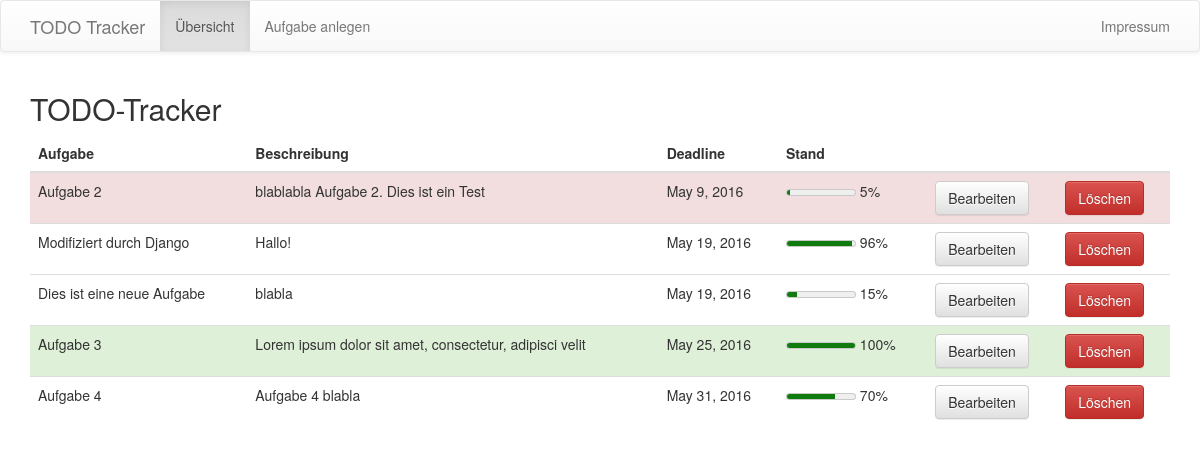
The app's page /, older data.
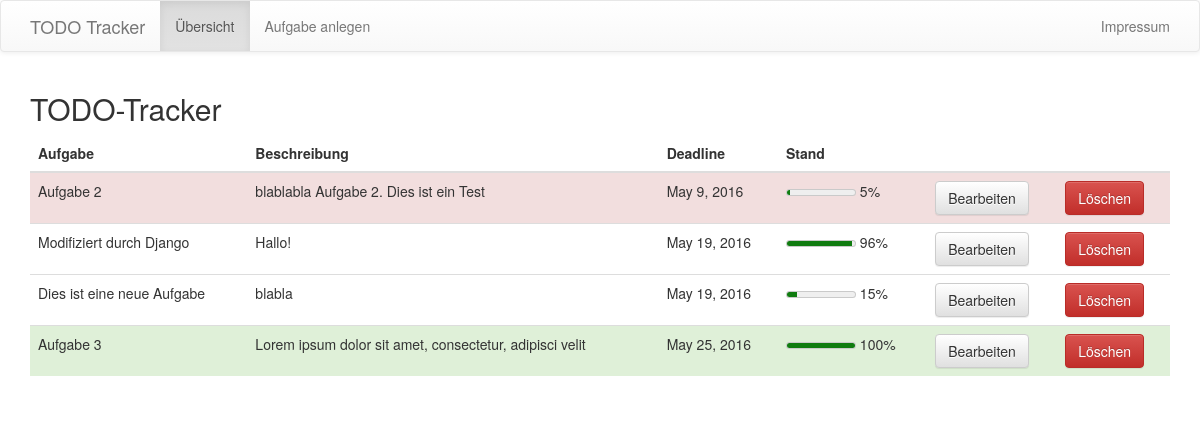
The same page, newer data.
### todotracker/models.py (models this page shows, shortened)
class Task(models.Model):
    title = models.CharField(max_length=200)	# Name der Aufgabe
    text = models.TextField()					# Beschreibung
    deadline = models.DateField(default=timezone.now) # Deadline
    state = models.IntegerField(default=0, validators=[MaxValueValidator(100), MinValueValidator(0)])	# Stand (mind 0, max 100, 0 ist der Defaultwert)

### todotracker/views.py (the view)
# urls.py: url(r'^$', views.task_list, name='task_list'), # http://127.0.0.1:8000/
def task_list(request):
    tasks = Task.objects.order_by('deadline')	# query set: alle Aufgaben, geordnet nach Deadline
    for task in tasks:
        task.meter = lambda: None
        task.context = lambda: None
        setattr(task, 'meter', (task.state/100))
        if task.state == 100:
            setattr(task, 'context', 'succes')
        elif task.deadline < date.today():
            setattr(task, 'context', 'danger')
        else:
            setattr(task, 'context', 'none')
    return render(request, 'todotracker/task_list.html', {'tasks': tasks})		# tasks wird dem Template übergeben, task_list.html wird zurückgegeben

### todotracker/templates/todotracker/task_list.html
{% extends 'todotracker/base.html' %}
{% block navbar_content %}
            <ul class="nav navbar-nav">
               <li class="active"><a href="#">Übersicht</a></li>
               <li><a href="{% url 'new' %}">Aufgabe anlegen</a></li>
            </ul>
            <ul class="nav navbar-nav navbar-right">
               <li><a href="{% url 'impressum' %}">Impressum</a></li>
            </ul>
{% endblock navbar_content %}
{% block content %}
         <h2>TODO-Tracker</h2>
         <div class="table-responsive">
            <table class="table">
               <thead>
                  <tr>
                     <th>Aufgabe</th>
                     <th>Beschreibung</th>
                     <th>Deadline</th>
                     <th>Stand</th>
                     <th></th>
                     <th></th>
                  </tr>
               </thead>
               <tbody>
				{% for task in tasks %}
                  <tr {% if task.context == 'succes'%} class="success" {% elif task.context == 'danger'%} class="danger" {% endif %}>
                     <td>{{ task.title }}</td>
                     <td>{{ task.text }}</td>
                     <td>{{ task.deadline }}</td>
                     <td>
                        <meter value="{{ task.meter }}">{{ task.state }}</meter> {{ task.state }}%
                     </td>
                     <td>
                        <form action="{% url 'edit' pk=task.pk %}">
                           <input type="submit" value="Bearbeiten" type="button" class="btn btn-default">
                        </form>
                     </td>
                     <td>
						<form action="{% url 'delete' pk=task.pk %}">
							<input type="submit" value="Löschen" type="button" class="btn btn-danger">
						</form>
                     </td>
                  </tr>
				  {% endfor %}
               </tbody>
            </table>
         </div>
{% endblock content %}

### todotracker/templates/todotracker/base.html (shortened to what this page needs)
<!DOCTYPE html>
<html>
   <head>
      <link rel="stylesheet" href="https://maxcdn.bootstrapcdn.com/bootstrap/3.3.6/css/bootstrap.min.css">
      <link rel="stylesheet" href="https://maxcdn.bootstrapcdn.com/bootstrap/3.3.6/css/bootstrap-theme.min.css">
   </head>
   <body>
      <nav class="navbar navbar-default">
         <div class="container">
            <div class="navbar-header">
               <a class="navbar-brand">TODO Tracker</a>
            </div>
			{% block navbar_content %}
			{% endblock %}
         </div>
      </nav>
      <div class="container">
			{% block content %}
            {% endblock %}
      </div>
	</body>
</html>

Row changes from the older to the newer data that the page shows:
removed Task: title "Aufgabe 4", text "Aufgabe 4 blabla", deadline "May 31, 2016", {{ task.meter }} 0.7 (drawn), state "70"
